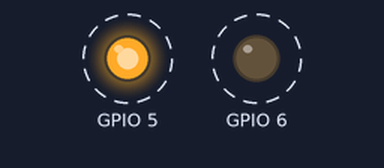
Simulated run of this program. Board: Raspberry Pi (BCM pin numbers). Parts: output pins drawn as LEDs (lit = HIGH). Dashed ring = blinking. At 10.0 s the program stops and its outputs stay as they are.

Above: at 0.2 s.
Timing chart, 0 to 3.0 s (numbered marks = the images above):
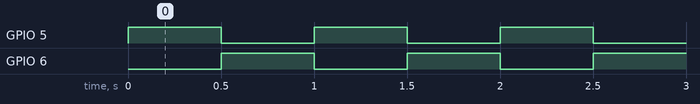

The program:

led.py
```python
#!/usr/bin/env python2
# -*- coding: utf-8 -*-

"""
    * @par Copyright (C): 2010-2019, hunan CLB Tech
    * @file         gpio
    * @version      V1.0
    * @details
    * @par History
    @author: zhulin
"""


import RPi.GPIO as GPIO

import time
#设置工作模式为bcm
GPIO.setmode(GPIO.BCM)
#找到将使用的引脚
GPIO.setup(5, GPIO.OUT)
GPIO.setup(6, GPIO.OUT)
#运行十次
for i in range(0,10):
    GPIO.output(5,True)
    time.sleep(0.5)
    GPIO.output(5,False)
    GPIO.output(6,True)
    time.sleep(0.5)
    GPIO.output(6,False)
GPIO.cleanup()
```

Measured:
- by itself, GPIO 5, GPIO 6: alternates HIGH for 0.50 s and LOW for 0.50 s, 20 changes in all, then stays LOW
